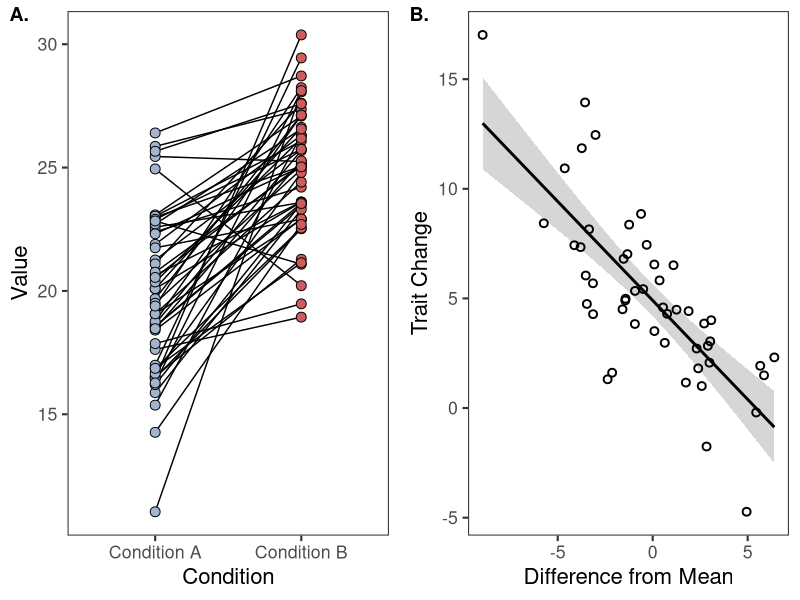

This figure's R source:
## ---- chunk 1
#| fig-width: 8
#| fig-align: center
#| code-fold: true
#| collapse: true

library(tidyverse)

mean_1 = 20
dist_1 = rnorm(50, mean = mean_1, sd = 3)

mean_2 = 25
dist_2 = rnorm(50, mean = mean_2, sd = 3)

sim_data = tibble("Condition A" = dist_1, 
                  "Condition B" = dist_2) %>% 
  mutate("delta" = `Condition B` - `Condition A`,
         "dist_from_mean" = `Condition A` - mean_1)


plot_a = sim_data %>% 
  mutate("id" = row_number()) %>% 
  pivot_longer(cols = c(`Condition A`, `Condition B`), 
               values_to = "Value", 
               names_to = "Condition") %>% 
  mutate("Condition" = fct_relevel(`Condition`, c("Condition A", "Condition B"))) %>% 
  ggplot(aes(x = Condition, y = Value, group = id)) + 
  geom_line(linewidth = 0.5) + 
  geom_point(aes(fill = Condition), shape = 21, size = 3) + 
  scale_fill_manual(values = c("lightsteelblue3", "indianred")) + 
  theme_bw(base_size = 16) + 
  theme(legend.position = "none",
        panel.grid = element_blank())

plot_b = ggplot(sim_data, aes(x = dist_from_mean, y = delta)) + 
  geom_smooth(method = "lm", colour = "black",
              formula = 'y~x') + 
  geom_point(size = 2, shape = 21, stroke = 1) + 
  labs(x = "Difference from Mean",
       y = "Trait Change") + 
  theme_bw(base_size = 16) + 
  theme(panel.grid = element_blank())

ggpubr::ggarrange(plot_a, plot_b,
                  labels = c("A.", "B."))
## ---- chunk 2
#| code-fold: true
#| collapse: true

#These are the options set at the beginning of the report.Rmd file
knitr::opts_chunk$set(
  echo = knitr::is_html_output(),
  fig.align = "center",
  fig.path = "../Figures/markdown/", #Remove this line and...
  dev = c("png", "pdf"), # ...this line to prevent the figures from being saved
  message = FALSE,
  warning = FALSE,
  collapse = T
)
